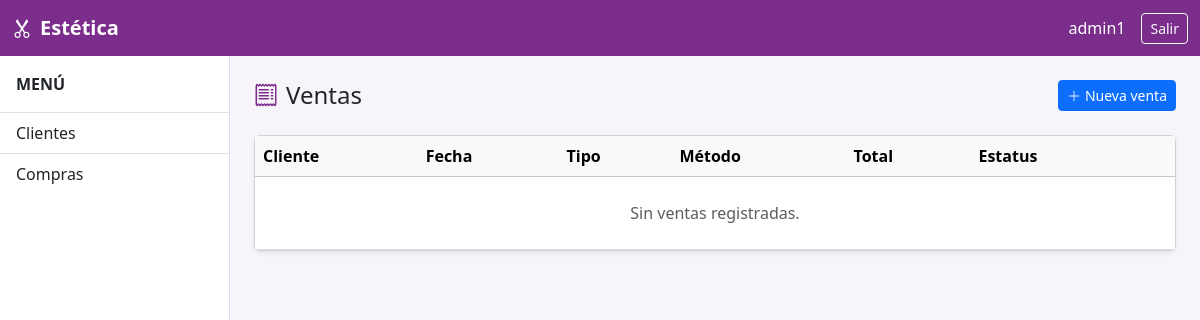
Page /operaciones/ventas/ (signed in) on the earlier database version.
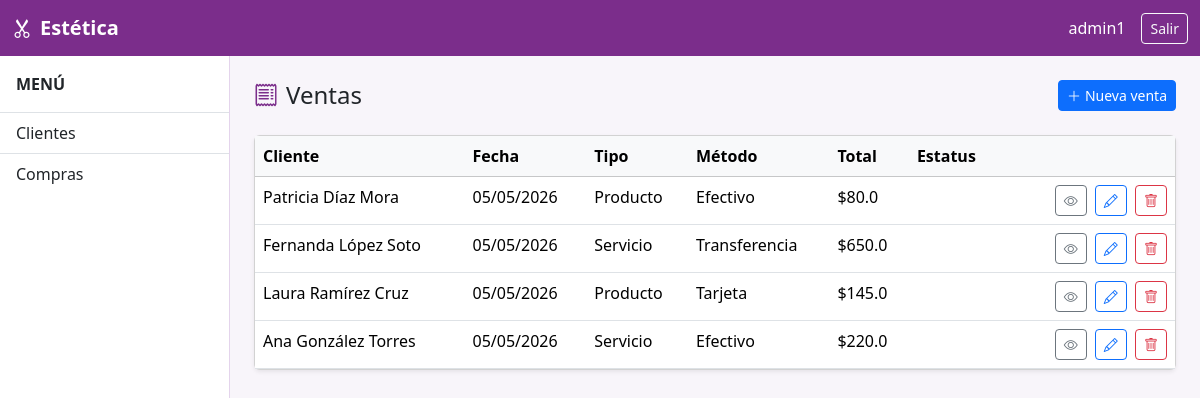
Same page on the later database version.
### apps/operaciones/models.py (models this page shows, shortened)
class Venta(models.Model):
    METODO_PAGO_CHOICES = [
        ('efectivo', 'Efectivo'),
        ('tarjeta', 'Tarjeta'),
        ('transferencia', 'Transferencia'),
    ]
    TIPO_CHOICES = [
        ('servicio', 'Servicio'),
        ('producto', 'Producto'),
        ('mixto', 'Mixto'),
    ]
    ESTATUS_CHOICES = [
        ('pagada', 'Pagada'),
        ('pendiente', 'Pendiente'),
        ('cancelada', 'Cancelada'),
    ]
    cliente = models.ForeignKey(Cliente, on_delete=models.CASCADE, related_name='ventas')
    empleado = models.ForeignKey(Empleado, on_delete=models.CASCADE, related_name='ventas')
    producto = models.ForeignKey(Producto, on_delete=models.SET_NULL, null=True, blank=True, related_name='ventas')
    fecha = models.DateTimeField(auto_now_add=True)
    metodo_pago = models.CharField(max_length=20, choices=METODO_PAGO_CHOICES)
    tipo = models.CharField(max_length=20, choices=TIPO_CHOICES)
    estatus = models.CharField(max_length=20, choices=ESTATUS_CHOICES, default='pendiente')
    vigencia_hasta = models.DateField(null=True, blank=True)
    total = models.FloatField()
    activo = models.BooleanField(default=True)
    class Meta:
        verbose_name = 'Venta'
        verbose_name_plural = 'Ventas'
        ordering = ['-fecha']

### apps/clientes/models.py (models this page shows, shortened)
class Cliente(models.Model):
    nombre = models.CharField(max_length=50)
    telefono = models.CharField(max_length=50)
    email = models.CharField(max_length=100, blank=True)
    fecha_registro = models.DateTimeField(auto_now_add=True)
    activo = models.BooleanField(default=True)
    class Meta:
        verbose_name = 'Cliente'
        verbose_name_plural = 'Clientes'
        ordering = ['nombre']
    def __str__(self):
        return self.nombre

### apps/operaciones/views.py (the view)
# urls.py: path('ventas/', views.venta_list, name='venta_list'),
@login_required
def venta_list(request):
    qs = Venta.objects.filter(activo=True).select_related('cliente', 'empleado', 'producto')
    return render(request, 'operaciones/venta_list.html', {'ventas': _paginate(qs, request)})

### apps/operaciones/views.py (called while the page is built)
def _paginate(queryset, request):
    paginator = Paginator(queryset, 10)
    page = request.GET.get('page')
    try:
        return paginator.page(page)
    except PageNotAnInteger:
        return paginator.page(1)
    except EmptyPage:
        return paginator.page(paginator.num_pages)

### templates/operaciones/venta_list.html (shortened to what this page needs)
{% extends "base.html" %}
{% block content %}
<div class="d-flex justify-content-between align-items-center mb-4">
  <h4 class="mb-0"><i class="bi bi-receipt me-2" style="color:#7b2d8b"></i>Ventas</h4>
  <a href="{% url 'operaciones:venta_create' %}" class="btn btn-primary btn-sm"><i class="bi bi-plus-lg me-1"></i>Nueva venta</a>
</div>
<div class="card shadow-sm">
  <div class="card-body p-0">
    <table class="table table-hover mb-0">
      <thead class="table-light">
        <tr><th>Cliente</th><th>Fecha</th><th>Tipo</th><th>Método</th><th>Total</th><th>Estatus</th><th></th></tr>
      </thead>
      <tbody>
        {% for v in ventas %}
        <tr>
          <td>{{ v.cliente }}</td>
          <td>{{ v.fecha|date:"d/m/Y" }}</td>
          <td>{{ v.get_tipo_display }}</td>
          <td>{{ v.get_metodo_pago_display }}</td>
          <td>${{ v.total }}</td>
          <td><span class="badge badge-{{ v.estatus }}">{{ v.get_estatus_display }}</span></td>
          <td class="text-end">
            <a href="{% url 'operaciones:venta_detail' v.pk %}" class="btn btn-sm btn-outline-secondary me-1"><i class="bi bi-eye"></i></a>
            <a href="{% url 'operaciones:venta_update' v.pk %}" class="btn btn-sm btn-outline-primary me-1"><i class="bi bi-pencil"></i></a>
            <a href="{% url 'operaciones:venta_delete' v.pk %}" class="btn btn-sm btn-outline-danger"><i class="bi bi-trash"></i></a>
          </td>
        </tr>
        {% empty %}
        <tr><td colspan="7" class="text-center text-muted py-4">Sin ventas registradas.</td></tr>
        {% endfor %}
      </tbody>
    </table>
  </div>
</div>
{% endblock %}

Differences in the rows shown:
added Venta: cliente "Patricia Díaz Mora", fecha "05/05/2026", tipo "Producto", metodo_pago "Efectivo", total "80.0"
added Venta: cliente "Fernanda López Soto", fecha "05/05/2026", tipo "Servicio", metodo_pago "Transferencia", total "650.0"
added Venta: cliente "Laura Ramírez Cruz", fecha "05/05/2026", tipo "Producto", metodo_pago "Tarjeta", total "145.0"
added Venta: cliente "Ana González Torres", fecha "05/05/2026", tipo "Servicio", metodo_pago "Efectivo", total "220.0"
Other differences:
text no longer shown: "Sin ventas registradas."
